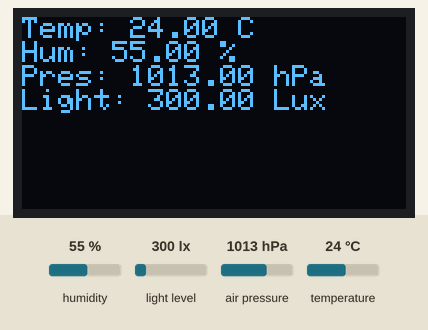
The sketch below on a simulated Arduino Uno, built with avr-gcc and run on an emulated ATmega328P. Parts: 128×64 one-colour display. The inputs (shaded band) are chosen by the test bench; at power-on: humidity 55 %, light level 300 lx, air pressure 1013 hPa, temperature 24 °C.

Above: at 3.2 s.
3.3 s: humidity set to 22 %
At 5.4 s:
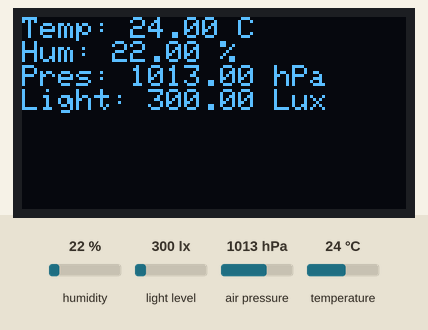
6.0 s: light level set to 40 lx
At 7.2 s:
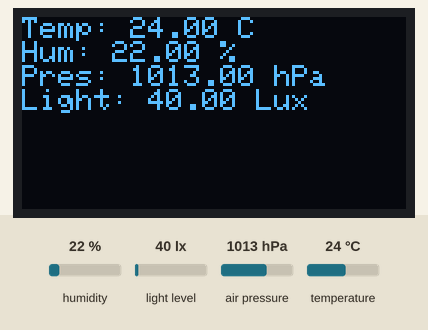
8.7 s: air pressure set to 952 hPa
At 10.6 s:
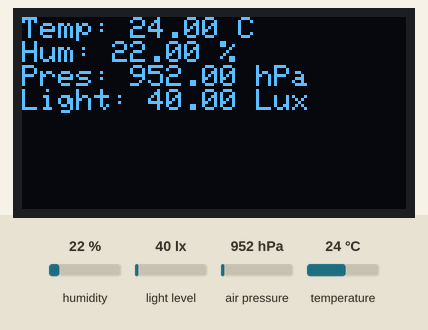
11.7 s: temperature set to 12 °C
At 13.6 s:
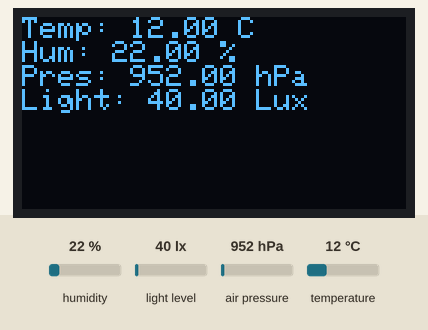
Timing chart, 0 to 15.1 s (numbered marks = the images above; inputs shaded):
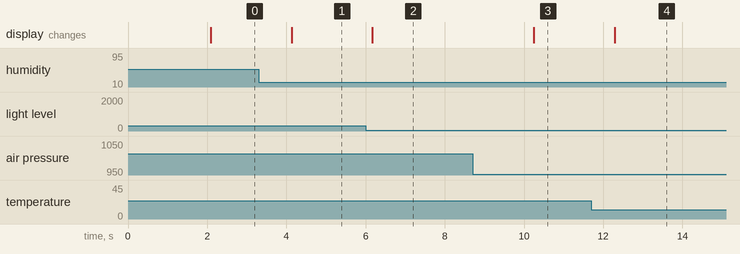

Measured:
- after the input at 3.3 s, the display: changes after 0.83 s (image 1)
- after the input at 6.0 s, the display: changes after 0.17 s (image 2)
- after the input at 8.7 s, the display: changes after 1.5 s (image 3)
- after the input at 11.7 s, the display: changes after 0.59 s (image 4)

The sketch:

light_final_code.ino
```cpp
#include <Wire.h>
#include <Adafruit_Sensor.h>
#include <Adafruit_BME280.h>
#include <Adafruit_VEML7700.h>
#include <Adafruit_GFX.h>
#include <Adafruit_SSD1306.h>

// OLED display settings
#define SCREEN_WIDTH 128
#define SCREEN_HEIGHT 64
#define OLED_RESET -1

// Sensor and display objects
Adafruit_BME280 bme;
Adafruit_VEML7700 veml;
Adafruit_SSD1306 display(SCREEN_WIDTH, SCREEN_HEIGHT, &Wire, OLED_RESET);

// Pin and thresholds
const int lightPin = 1;
const float tempThreshold = 30.0;
const float lightLowThreshold = 50.0;
const float lightHighThreshold = 100.0;

void setup() {
  Serial.begin(9600);

  if (!bme.begin(0x76) || !veml.begin() || !display.begin(SSD1306_SWITCHCAPVCC, 0x3C)) {
    Serial.println("Sensor initialization failed. Check wiring!");
    while (1);
  }

  pinMode(lightPin, OUTPUT);
  display.clearDisplay();
  display.display();
  delay(2000);
}

void loop() {
  float temperature = bme.readTemperature();
  float humidity = bme.readHumidity();
  float pressure = bme.readPressure() / 100.0F;
  float light = veml.readLux();

  displayDataOnOLED(temperature, humidity, pressure, light);
  controlLightBasedOnIntensity(light);

  delay(2000);
}

void displayDataOnOLED(float temp, float hum, float press, float lightIntensity) {
  display.clearDisplay();
  display.setTextSize(1);
  display.setTextColor(SSD1306_WHITE);
  display.setCursor(0, 0);
  display.print("Temp: "); display.print(temp); display.println(" C");
  display.print("Hum: "); display.print(hum); display.println(" %");
  display.print("Pres: "); display.print(press); display.println(" hPa");
  display.print("Light: "); display.print(lightIntensity); display.println(" Lux");
  display.display();
}

void controlLightBasedOnIntensity(float lightIntensity) {
  if (lightIntensity < lightLowThreshold) {
    digitalWrite(lightPin, HIGH);
  } else if (lightIntensity > lightHighThreshold) {
    digitalWrite(lightPin, LOW);
  }
}
```
